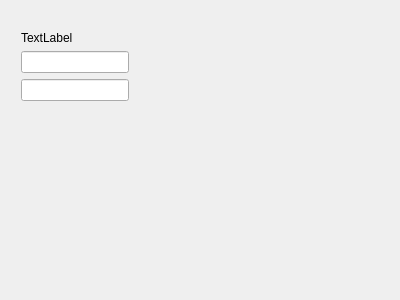
<?xml version="1.0" encoding="UTF-8"?>
<ui version="4.0">
 <class>Widget</class>
 <widget class="QWidget" name="Widget">
  <property name="geometry">
   <rect>
    <x>0</x>
    <y>0</y>
    <width>400</width>
    <height>300</height>
   </rect>
  </property>
  <property name="windowTitle">
   <string>Widget</string>
  </property>
  <widget class="QWidget" name="layoutWidget">
   <property name="geometry">
    <rect>
     <x>10</x>
     <y>20</y>
     <width>371</width>
     <height>161</height>
    </rect>
   </property>
   <layout class="QFormLayout" name="formLayout">
    <item row="0" column="0">
     <widget class="QLabel" name="label">
      <property name="text">
       <string>TextLabel</string>
      </property>
     </widget>
    </item>
    <item row="2" column="0">
     <widget class="MyLineEdit" name="lineEdit_2"/>
    </item>
    <item row="1" column="0">
     <widget class="QLineEdit" name="lineEdit"/>
    </item>
   </layout>
  </widget>
 </widget>
 <layoutdefault spacing="6" margin="11"/>
 <customwidgets>
  <customwidget>
   <class>MyLineEdit</class>
   <extends>QLineEdit</extends>
   <header>mylineedit.h</header>
   <slots>
    <signal>mySignal(int)</signal>
   </slots>
  </customwidget>
 </customwidgets>
 <resources/>
 <connections/>
</ui>
